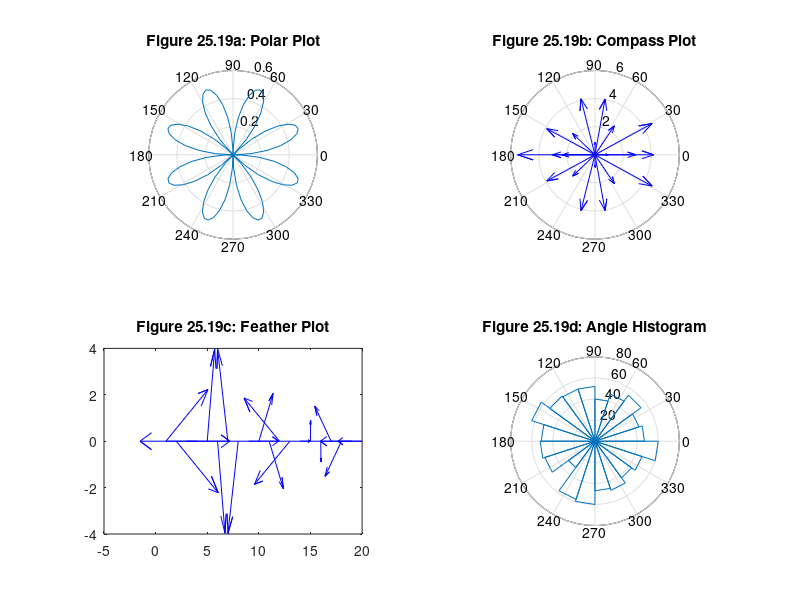

This chart was generated by the following MATLAB code:
t = linspace(0,2*pi);
r = sin(2*t).*cos(2*t);
subplot(2,2,1)
polar(t,r), title('Figure 25.19a: Polar Plot')
z = eig(randn(20));
subplot(2,2,2)
compass(z)
title('Figure 25.19b: Compass Plot')
subplot(2,2,3)
feather(z)
title('Figure 25.19c: Feather Plot')
subplot(2,2,4)
v = randn(1000,1)*pi;
rose(v)
title('Figure 25.19d: Angle Histogram')
